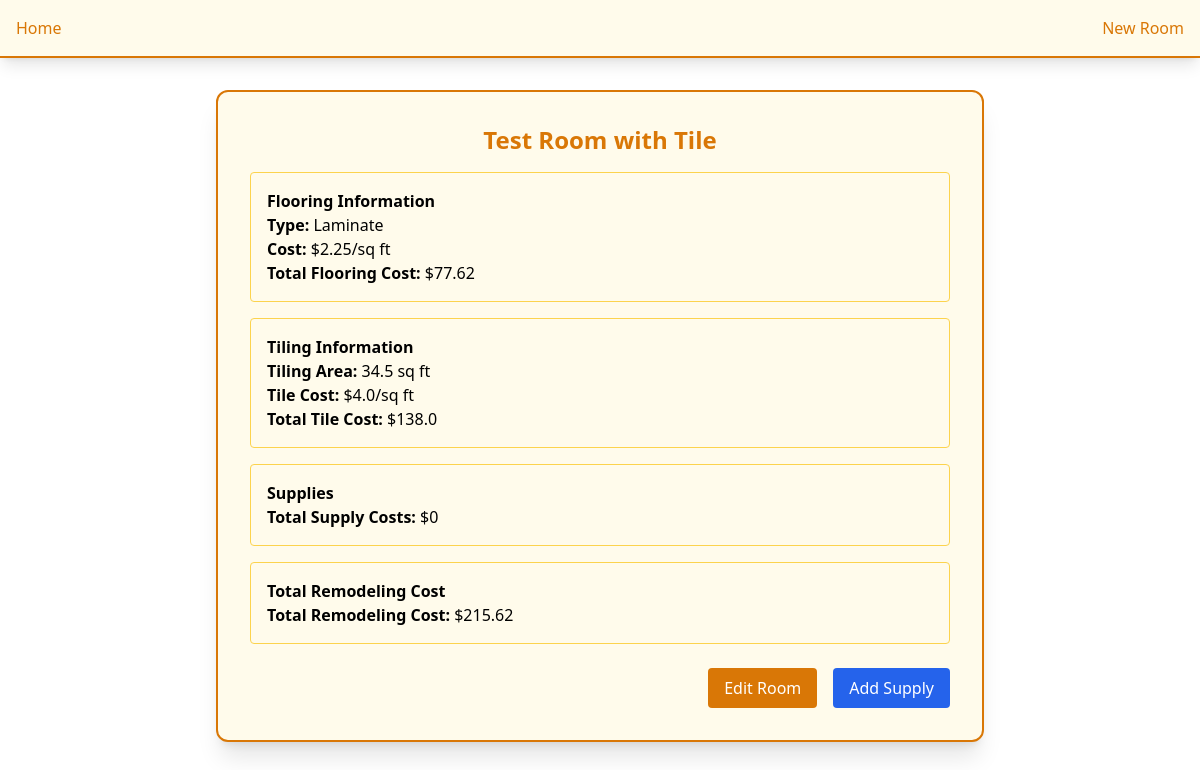
Page /room_details/1 on the earlier database version.
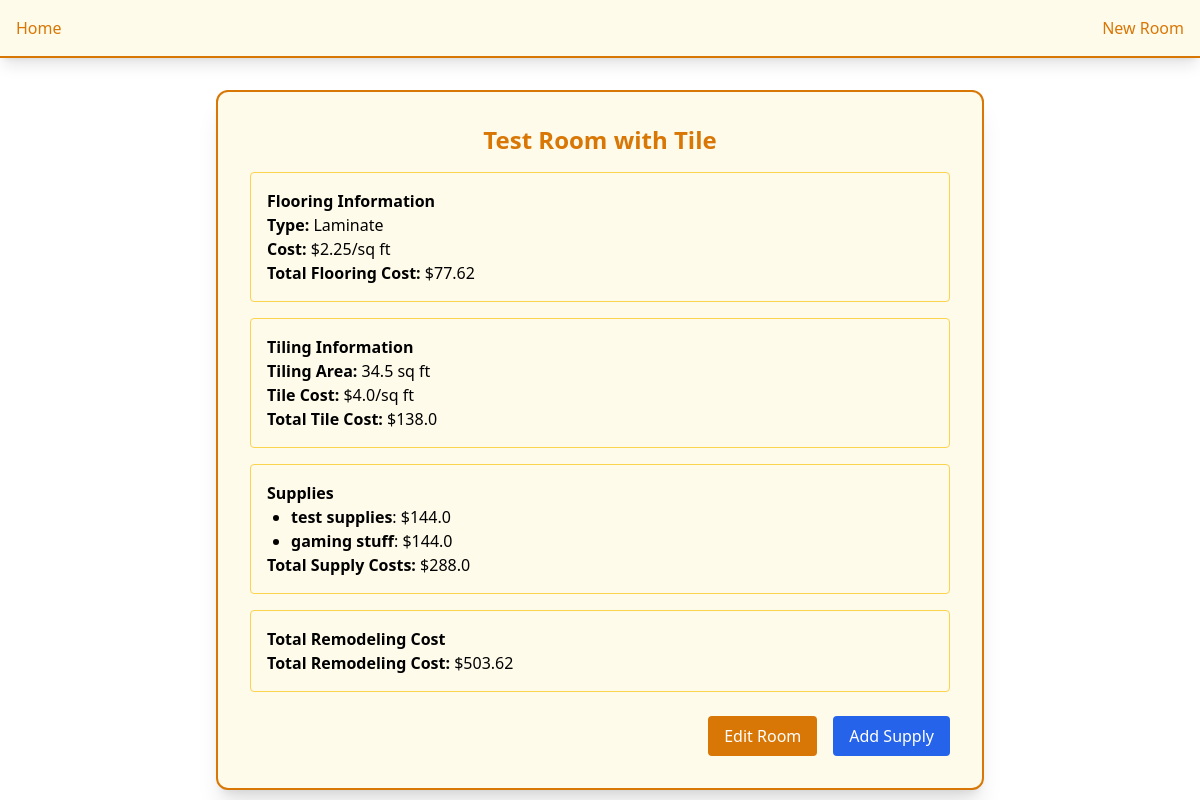
Same page on the later database version.
### models/Models.py (models this page shows)
class SupplyModel(Base):
    __tablename__ = 'supplies'
    id = Column(Integer, primary_key=True, index=True)
    room_id = Column(Integer, ForeignKey('rooms.id'), nullable=False)
    name = Column(String, nullable=False)
    quantity = Column(Integer, nullable=False)
    cost_per_item = Column(Float, nullable=False)
    room = relationship("RoomModel", back_populates="supplies")

### app.py (the view)
@app.route('/room_details/<int:room_id>')
def room_details(room_id):
    room = db_session.query(RoomModel).filter(RoomModel.id == room_id).first()
    if room is None:
        return "Room not found", 404
    total_flooring_cost = round(room.surface_area * room.flooring_cost_per_sqft, 2)
    total_tile_cost = 0
    if room.is_tiling_needed and room.tiling_area and room.tile_cost_per_sqft:
        total_tile_cost = round(room.tiling_area * room.tile_cost_per_sqft, 2)
    total_supply_cost = 0
    if room.supplies:
        for supply in room.supplies:
            supply.total_supply_cost = round(supply.quantity * supply.cost_per_item, 2)
            total_supply_cost += supply.total_supply_cost
    total_remodel_cost = round(total_flooring_cost + total_tile_cost + total_supply_cost, 2)
    return render_template(
        'room_details.html',
        room=room,
        total_flooring_cost=total_flooring_cost,
        total_tile_cost=total_tile_cost,
        total_supply_cost=total_supply_cost,
        total_remodel_cost=total_remodel_cost
    )

### templates/room_details.html
{% extends 'components/base.html' %}
{% block content %}
<div class="flex justify-center mt-8">
    <div class="w-full max-w-3xl bg-amber-50 p-8 rounded-xl border-2 border-amber-600 shadow-xl">
        <h2 class="text-2xl font-semibold text-center text-amber-600 mb-4">{{ room.name }}</h2>
        <div class="space-y-4">
            <div class="p-4 border border-amber-300 rounded">
                <h3 class="font-semibold">Flooring Information</h3>
                <p><strong>Type:</strong> {{ room.flooring_type }}</p>
                <p><strong>Cost:</strong> ${{ room.flooring_cost_per_sqft }}/sq ft</p>
                <p><strong>Total Flooring Cost:</strong> ${{ total_flooring_cost }}</p>
            </div>
            {% if room.is_tiling_needed %}
            <div class="p-4 border border-amber-300 rounded">
                <h3 class="font-semibold">Tiling Information</h3>
                <p><strong>Tiling Area:</strong> {{ room.tiling_area }} sq ft</p>
                <p><strong>Tile Cost:</strong> ${{ room.tile_cost_per_sqft }}/sq ft</p>
                <p><strong>Total Tile Cost:</strong> ${{ total_tile_cost }}</p>
            </div>
            {% endif %}
            <div class="p-4 border border-amber-300 rounded">
                <h3 class="font-semibold">Supplies</h3>
                <ul class="list-disc pl-6">
                    {% for supply in room.supplies %}
                    <li>
                        <strong>{{ supply.name }}</strong>: ${{ supply.total_supply_cost }}
                    </li>
                    {% endfor %}
                </ul>
                <p><strong>Total Supply Costs:</strong> ${{ total_supply_cost }}</p>
            </div>
            <div class="p-4 border border-amber-300 rounded">
                <h3 class="font-semibold">Total Remodeling Cost</h3>
                <p><strong>Total Remodeling Cost:</strong> ${{ total_remodel_cost }}</p>
            </div>
        </div>
        <div class="flex justify-end mt-6">
            <a href="/edit_rooms/{{ room.id }}" class="px-4 py-2 bg-amber-600 text-white rounded hover:bg-amber-700">Edit Room</a>
            <a href="/add_supplies/{{ room.id }}" class="ml-4 px-4 py-2 bg-blue-600 text-white rounded hover:bg-blue-700">Add Supply</a>
        </div>
    </div>
</div>
{% endblock %}

Differences in the rows shown:
added SupplyModel: name "test supplies", total_supply_cost "144.0"
added SupplyModel: name "gaming stuff", total_supply_cost "144.0"
Other differences:
{{ total_supply_cost }}: "0" → "288.0"
{{ total_remodel_cost }}: "215.62" → "503.62"
